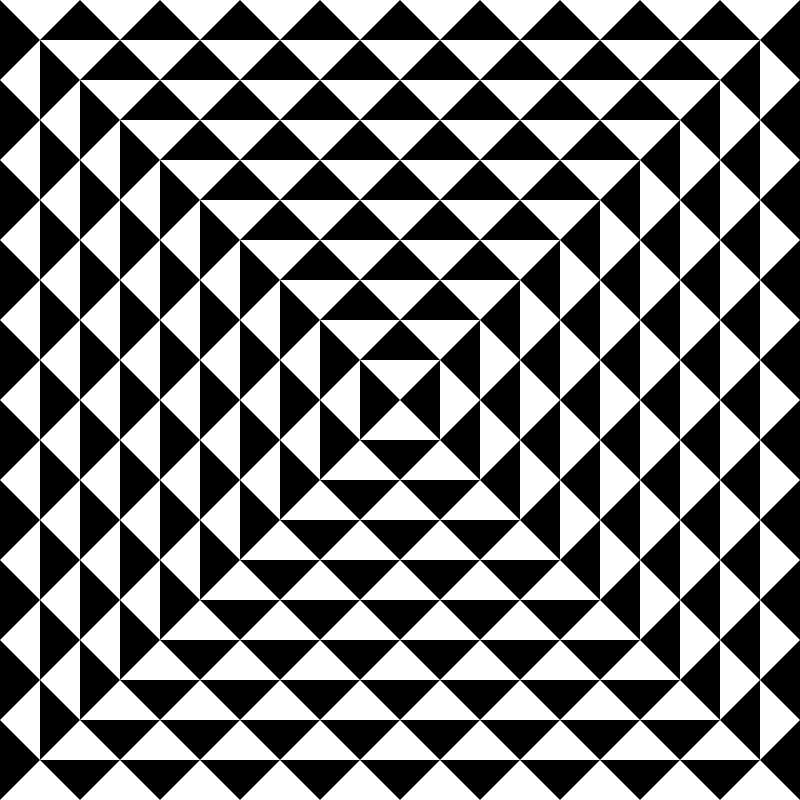
Frame 1 (no input)
Frame 60 (no input): identical to frame 1, image omitted
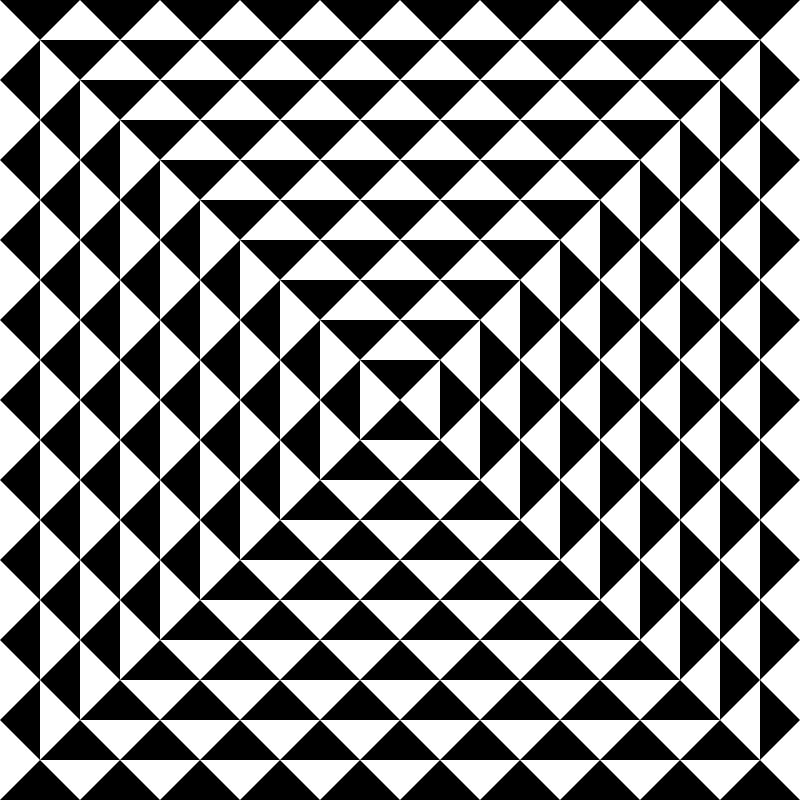
Frame 120 (the mouse pressed at the canvas centre since frame 60)

The p5.js sketch that drew these frames (run headless with seeded random() and noise() and a simulated clock; from frame 60 on, the mouse is pressed at the canvas centre):

// p5.js sketch
// ── sketch.js
let base;
let flip = 1;
let numTris = 10;
let bgColor, fillColor;
function setup() {
  createCanvas(800, 800);
  // createCanvas(windowWidth, windowHeight);


  b = width/numTris; //make it exact
  h = b/2;
  noStroke();
}

function draw() {
  
  if(flip > 0){
    bgColor = 255;
    fillColor = 0;
  } else {
    bgColor = 0;
    fillColor = 255;
  } 
  

  background(bgColor);
  fill(fillColor)


  for(let c = numTris; c > 0; c--){
    let offset = (numTris - c) * b/2;

    let y = offset;
    // let y = 0;
    //horziontal
    for(let i = 0; i < c; i++){
      let x = b*i - b/2;

      if(i!=0){
        triangle(x + offset, y + h, x + b/2 + offset, y, x + b + offset, y+h);
        triangle(x + offset,height - y - h, x + b/2 + offset, height - y, x + b + offset, height - y-h);
      }

    }
    //vertical
    let x = offset;
    // let x = 0;
    for(let i = 0; i < c; i++){
      let y = b*i;
      triangle(x, y + offset, x + h, y + b/2 + offset, x, y + b + offset);
      triangle(width - x, y + offset, width - x - h, y + b/2 + offset,width - x, y + b + offset);
    }
  }

  if(frameCount % 100 == 0){
    flip *= -1;
    console.log("flip");
  } 

}
